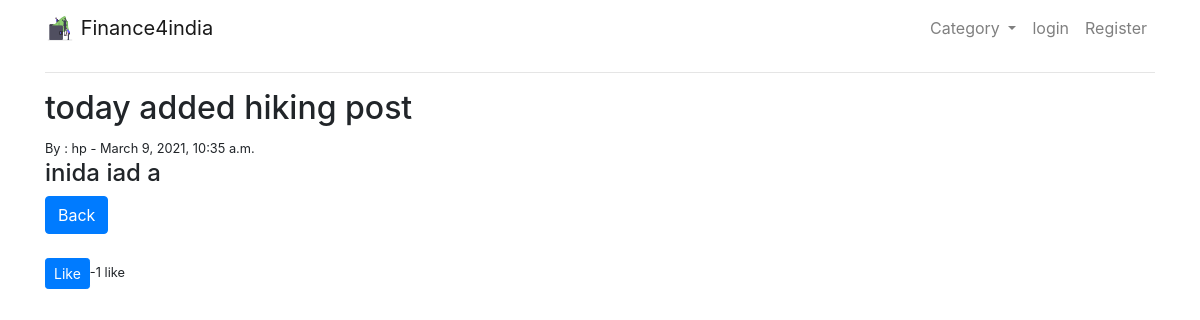
The page /details/7 on the database its author committed.
### blog/models.py (models this page shows, shortened)
class Blog(models.Model):
    title = models.CharField(max_length=100)
    title_tag = models.CharField(max_length=100)
    author = models.ForeignKey(User,on_delete=models.CASCADE)
    description = models.TextField()
    created_at = models.DateTimeField(auto_now_add=True)
    image = models.ImageField(upload_to='blog/images',blank=True,null=True)
    category = models.CharField(max_length=100,default='uncategorized')
    likes = models.ManyToManyField(User,related_name='blog_post')
    def total_likes(self):
        return self.likes.count()

### blog/views.py (the view)
# urls.py: path('details/<int:pk>',ArticleDetailView.as_view(),name='details'),
class ArticleDetailView(DetailView):
    model = Blog
    template_name = 'blog/details.html'
    def get_context_data(self,*args,**kwargs):
        cat_menu = BlogCategory.objects.all()
        context = super(ArticleDetailView,self).get_context_data(*args,**kwargs)
        stuff = get_object_or_404(Blog,id=self.kwargs['pk'])
        total_likes = stuff.total_likes()
        context['cat_menu'] = cat_menu
        context['total_likes'] = total_likes
        return context

### blog/models.py (called while the page is built)
    def __str__(self):
        return self.name +' '

### blog/templates/blog/details.html (shortened to what this page needs)
{% extends 'blog/base.html' %}  {% block content %}
<h2>{{ blog.title }}</h2>
<small
  >By : {{ blog.author }} - {{ blog.created_at }}
<h4>{{ blog.description|safe }}</h4>
<a href='{% url "home" %}' style="text-decoration: none">
  <button class="btn btn-primary" name="back">Back</button>
</a>
<br />
<br />
<form method="POST" action="{% url 'like_post' blog.pk %}">
  <button
    type="submit"
    name="blog_id"
    class="btn btn-primary btn-sm"
    value="{{ blog.id }}"
  >
    Like</button
  >-{{ total_likes }} like
</form>
{% endblock %}

### rows shown on the page
Blog: title "today added hiking post", author "hp", created_at "March 9, 2021, 10:35 a.m.", description "inida iad a"

### other values the page prints
{{ total_likes }} "1"
